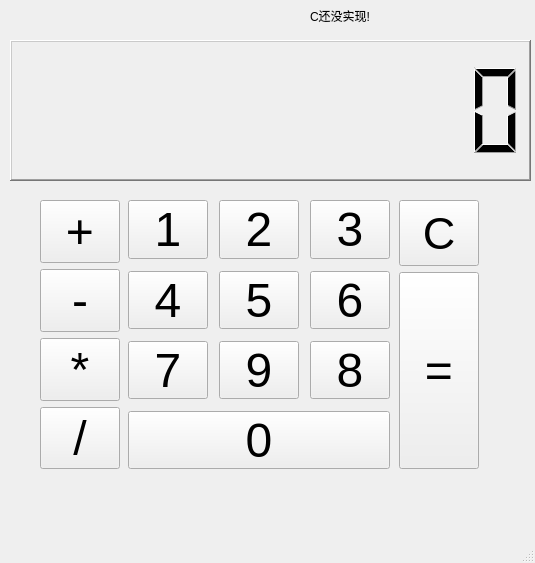
<?xml version="1.0" encoding="UTF-8"?>
<ui version="4.0">
 <class>MainWindow</class>
 <widget class="QMainWindow" name="MainWindow">
  <property name="geometry">
   <rect>
    <x>0</x>
    <y>0</y>
    <width>535</width>
    <height>563</height>
   </rect>
  </property>
  <property name="windowTitle">
   <string>MainWindow</string>
  </property>
  <widget class="QWidget" name="centralwidget">
   <widget class="QLCDNumber" name="lcdNumber">
    <property name="geometry">
     <rect>
      <x>10</x>
      <y>40</y>
      <width>521</width>
      <height>141</height>
     </rect>
    </property>
    <property name="frameShape">
     <enum>QFrame::WinPanel</enum>
    </property>
    <property name="digitCount">
     <number>10</number>
    </property>
    <property name="mode">
     <enum>QLCDNumber::Dec</enum>
    </property>
    <property name="value" stdset="0">
     <double>0.000000000000000</double>
    </property>
    <property name="intValue" stdset="0">
     <number>0</number>
    </property>
   </widget>
   <widget class="QLabel" name="label">
    <property name="geometry">
     <rect>
      <x>310</x>
      <y>0</y>
      <width>151</width>
      <height>31</height>
     </rect>
    </property>
    <property name="text">
     <string>C还没实现!</string>
    </property>
   </widget>
   <widget class="QWidget" name="widget" native="true">
    <property name="geometry">
     <rect>
      <x>40</x>
      <y>200</y>
      <width>439</width>
      <height>278</height>
     </rect>
    </property>
    <property name="sizePolicy">
     <sizepolicy hsizetype="MinimumExpanding" vsizetype="MinimumExpanding">
      <horstretch>0</horstretch>
      <verstretch>0</verstretch>
     </sizepolicy>
    </property>
    <layout class="QHBoxLayout" name="horizontalLayout_5">
     <property name="bottomMargin">
      <number>9</number>
     </property>
     <item>
      <layout class="QVBoxLayout" name="verticalLayout_2">
       <item>
        <widget class="QPushButton" name="pushButton_plus">
         <property name="sizePolicy">
          <sizepolicy hsizetype="Fixed" vsizetype="Preferred">
           <horstretch>0</horstretch>
           <verstretch>0</verstretch>
          </sizepolicy>
         </property>
         <property name="styleSheet">
          <string notr="true">font: 36pt;</string>
         </property>
         <property name="text">
          <string>+</string>
         </property>
        </widget>
       </item>
       <item>
        <widget class="QPushButton" name="pushButton_minus">
         <property name="sizePolicy">
          <sizepolicy hsizetype="Fixed" vsizetype="Preferred">
           <horstretch>0</horstretch>
           <verstretch>0</verstretch>
          </sizepolicy>
         </property>
         <property name="styleSheet">
          <string notr="true">font: 36pt;</string>
         </property>
         <property name="text">
          <string>-</string>
         </property>
        </widget>
       </item>
       <item>
        <widget class="QPushButton" name="pushButton_mult">
         <property name="sizePolicy">
          <sizepolicy hsizetype="Fixed" vsizetype="Preferred">
           <horstretch>0</horstretch>
           <verstretch>0</verstretch>
          </sizepolicy>
         </property>
         <property name="styleSheet">
          <string notr="true">font: 36pt;</string>
         </property>
         <property name="text">
          <string>*</string>
         </property>
        </widget>
       </item>
       <item>
        <widget class="QPushButton" name="pushButton_chufa">
         <property name="sizePolicy">
          <sizepolicy hsizetype="Fixed" vsizetype="Preferred">
           <horstretch>0</horstretch>
           <verstretch>0</verstretch>
          </sizepolicy>
         </property>
         <property name="styleSheet">
          <string notr="true">font: 36pt;</string>
         </property>
         <property name="text">
          <string>/</string>
         </property>
        </widget>
       </item>
      </layout>
     </item>
     <item>
      <widget class="QWidget" name="Numpads" native="true">
       <property name="sizePolicy">
        <sizepolicy hsizetype="Expanding" vsizetype="Expanding">
         <horstretch>0</horstretch>
         <verstretch>0</verstretch>
        </sizepolicy>
       </property>
       <layout class="QGridLayout" name="gridLayout">
        <property name="leftMargin">
         <number>0</number>
        </property>
        <property name="topMargin">
         <number>0</number>
        </property>
        <property name="rightMargin">
         <number>0</number>
        </property>
        <property name="bottomMargin">
         <number>0</number>
        </property>
        <property name="horizontalSpacing">
         <number>9</number>
        </property>
        <property name="verticalSpacing">
         <number>12</number>
        </property>
        <item row="0" column="0">
         <widget class="QPushButton" name="pushButton_1">
          <property name="styleSheet">
           <string notr="true">font: 36pt;</string>
          </property>
          <property name="text">
           <string>1</string>
          </property>
         </widget>
        </item>
        <item row="0" column="1">
         <widget class="QPushButton" name="pushButton_2">
          <property name="sizePolicy">
           <sizepolicy hsizetype="Fixed" vsizetype="Fixed">
            <horstretch>0</horstretch>
            <verstretch>0</verstretch>
           </sizepolicy>
          </property>
          <property name="styleSheet">
           <string notr="true">font: 36pt;</string>
          </property>
          <property name="text">
           <string>2</string>
          </property>
         </widget>
        </item>
        <item row="0" column="2">
         <widget class="QPushButton" name="pushButton_3">
          <property name="sizePolicy">
           <sizepolicy hsizetype="Fixed" vsizetype="Fixed">
            <horstretch>0</horstretch>
            <verstretch>0</verstretch>
           </sizepolicy>
          </property>
          <property name="styleSheet">
           <string notr="true">font: 36pt;</string>
          </property>
          <property name="text">
           <string>3</string>
          </property>
         </widget>
        </item>
        <item row="1" column="0">
         <widget class="QPushButton" name="pushButton_4">
          <property name="sizePolicy">
           <sizepolicy hsizetype="Fixed" vsizetype="Fixed">
            <horstretch>0</horstretch>
            <verstretch>0</verstretch>
           </sizepolicy>
          </property>
          <property name="styleSheet">
           <string notr="true">font: 36pt;</string>
          </property>
          <property name="text">
           <string>4</string>
          </property>
         </widget>
        </item>
        <item row="1" column="1">
         <widget class="QPushButton" name="pushButton_5">
          <property name="sizePolicy">
           <sizepolicy hsizetype="Fixed" vsizetype="Fixed">
            <horstretch>0</horstretch>
            <verstretch>0</verstretch>
           </sizepolicy>
          </property>
          <property name="styleSheet">
           <string notr="true">font: 36pt;</string>
          </property>
          <property name="text">
           <string>5</string>
          </property>
         </widget>
        </item>
        <item row="1" column="2">
         <widget class="QPushButton" name="pushButton_6">
          <property name="sizePolicy">
           <sizepolicy hsizetype="Fixed" vsizetype="Fixed">
            <horstretch>0</horstretch>
            <verstretch>0</verstretch>
           </sizepolicy>
          </property>
          <property name="styleSheet">
           <string notr="true">font: 36pt;</string>
          </property>
          <property name="text">
           <string>6</string>
          </property>
         </widget>
        </item>
        <item row="2" column="0">
         <widget class="QPushButton" name="pushButton_7">
          <property name="sizePolicy">
           <sizepolicy hsizetype="Fixed" vsizetype="Fixed">
            <horstretch>0</horstretch>
            <verstretch>0</verstretch>
           </sizepolicy>
          </property>
          <property name="styleSheet">
           <string notr="true">font: 36pt;</string>
          </property>
          <property name="text">
           <string>7</string>
          </property>
         </widget>
        </item>
        <item row="2" column="1">
         <widget class="QPushButton" name="pushButton_9">
          <property name="sizePolicy">
           <sizepolicy hsizetype="Fixed" vsizetype="Fixed">
            <horstretch>0</horstretch>
            <verstretch>0</verstretch>
           </sizepolicy>
          </property>
          <property name="styleSheet">
           <string notr="true">font: 36pt;</string>
          </property>
          <property name="text">
           <string>9</string>
          </property>
         </widget>
        </item>
        <item row="2" column="2">
         <widget class="QPushButton" name="pushButton_8">
          <property name="sizePolicy">
           <sizepolicy hsizetype="Fixed" vsizetype="Fixed">
            <horstretch>0</horstretch>
            <verstretch>0</verstretch>
           </sizepolicy>
          </property>
          <property name="styleSheet">
           <string notr="true">font: 36pt;</string>
          </property>
          <property name="text">
           <string>8</string>
          </property>
         </widget>
        </item>
        <item row="3" column="0" colspan="3">
         <widget class="QPushButton" name="pushButton_0">
          <property name="sizePolicy">
           <sizepolicy hsizetype="MinimumExpanding" vsizetype="Fixed">
            <horstretch>0</horstretch>
            <verstretch>0</verstretch>
           </sizepolicy>
          </property>
          <property name="styleSheet">
           <string notr="true">font: 36pt;</string>
          </property>
          <property name="text">
           <string>0</string>
          </property>
         </widget>
        </item>
       </layout>
      </widget>
     </item>
     <item>
      <layout class="QVBoxLayout" name="verticalLayout_3" stretch="1,3">
       <item>
        <widget class="QPushButton" name="pushButton_clear">
         <property name="sizePolicy">
          <sizepolicy hsizetype="Minimum" vsizetype="Preferred">
           <horstretch>0</horstretch>
           <verstretch>0</verstretch>
          </sizepolicy>
         </property>
         <property name="styleSheet">
          <string notr="true">font: 34pt;</string>
         </property>
         <property name="text">
          <string>C</string>
         </property>
        </widget>
       </item>
       <item>
        <widget class="QPushButton" name="pushButton_equ">
         <property name="sizePolicy">
          <sizepolicy hsizetype="Minimum" vsizetype="Preferred">
           <horstretch>0</horstretch>
           <verstretch>0</verstretch>
          </sizepolicy>
         </property>
         <property name="styleSheet">
          <string notr="true">font: 36pt;</string>
         </property>
         <property name="text">
          <string>=</string>
         </property>
        </widget>
       </item>
      </layout>
     </item>
    </layout>
   </widget>
  </widget>
  <widget class="QMenuBar" name="menubar">
   <property name="geometry">
    <rect>
     <x>0</x>
     <y>0</y>
     <width>535</width>
     <height>23</height>
    </rect>
   </property>
  </widget>
  <widget class="QStatusBar" name="statusbar"/>
 </widget>
 <resources/>
 <connections/>
</ui>
